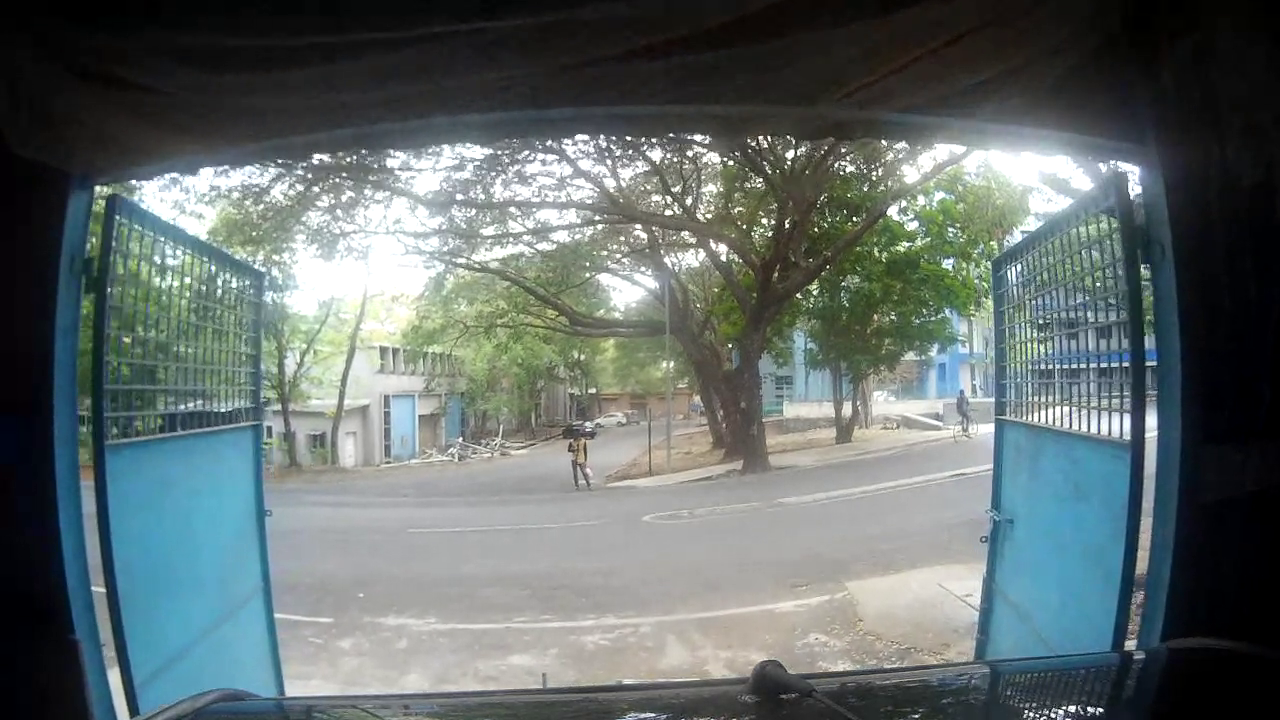
#> input picture fish_correction/1.png, 1280 x 720 px, found by its file name
$ python flip.py
#> lines starting #> are read from the running program, lines starting #| are printed output that depends on the picture
from PIL import Image

read_name = '1.png'
write_name = '2.png'

img = Image.open(read_name)
#> img is the input picture: PIL image 1280x720 RGB; mean R, G, B 98.5, 108.9, 108.1

#img = img.transpose( Image.FLIP_LEFT_RIGHT )
img = img.transpose( Image.FLIP_TOP_BOTTOM )
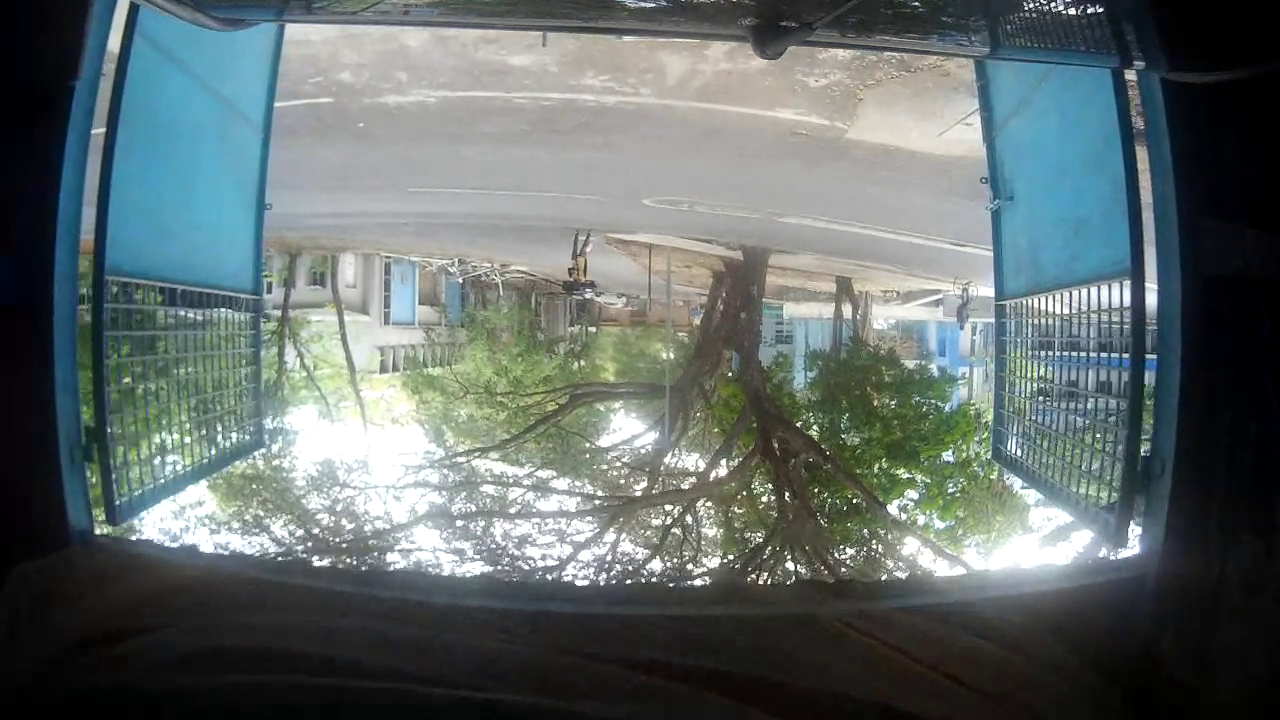
#> img: PIL image 1280x720 RGB; mean R, G, B 98.5, 108.9, 108.1

img.save(write_name)
